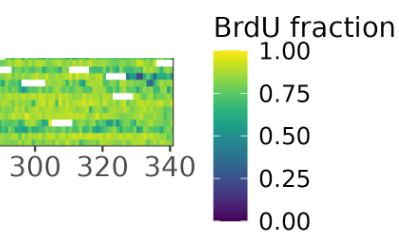
#> input picture fork_arrest_scripts/documentation/sample_heatmap.png, 399 x 240 px
$ python recolour_fork_schematic_to_viridis.py ../../documentation/sample_heatmap.png out.png
#> lines starting #> are read from the running program, lines starting #| are printed output that depends on the picture; after the words box and inside, x2 and y2 are one past the last pixel; in counts of white or black regions, pixels touching at a corner belong together
import numpy as np
from PIL import Image
import matplotlib.pyplot as plt
import os
import sys


# Script written with Google Gemini

def convert_png_red_to_viridis(input_png_path: str, output_png_path: str):
    """
    Reads a PNG image, converts red shades to the viridis colormap based on
    red intensity, and saves the result as a new PNG file.

    Args:
        input_png_path (str): The path to the input PNG file.
        output_png_path (str): The path where the output PNG will be saved.
    """
#> called with input_png_path = '../../documentation/sample_heatmap.png', output_png_path = 'out.png'
    # --- Viridis Colormap Preparation ---
    # Get the 'viridis' colormap from matplotlib.
    # We create a lookup table of 256 colors from the colormap.
    viridis_map = plt.get_cmap('viridis', 256)
    viridis_lookup = (viridis_map(np.linspace(0, 1, 256)) * 255).astype(np.uint8)

    try:
        # Open the input PNG file
        with Image.open(input_png_path) as img:
#> img is the input picture: PIL image 399x240 RGBA; mean R, G, B, A 218.2, 232.6, 211, 255
            print(f"Processing image '{input_png_path}'...")

            # Convert the image to RGBA mode to ensure we have an alpha channel
            rgba_image = img.convert('RGBA')

            # Convert the PIL Image into a NumPy array for fast processing.
            data = np.array(rgba_image)
            output_data = data.copy()

            # Create separate arrays for Red, Green, Blue, and Alpha channels
            r, g, b, a = data[:, :, 0], data[:, :, 1], data[:, :, 2], data[:, :, 3]
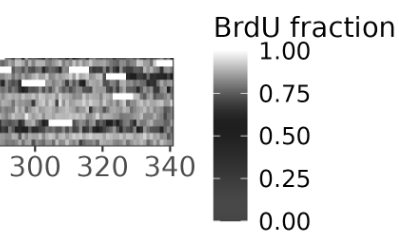
#> r: shape (240, 399); min 0, max 255, mean 218.2
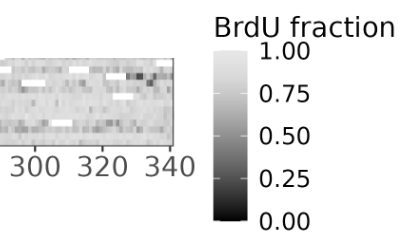
#> g: shape (240, 399); min 0, max 255, mean 232.6
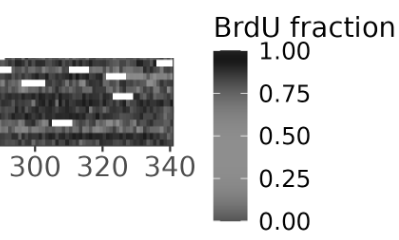
#> b: shape (240, 399); min 0, max 255, mean 211
#> a: shape (240, 399); every value is 255

            # Define the condition for a pixel to be considered a "red shade".
            # We also check that the pixel is not fully transparent.
            is_red_mask = (r > g) & (r > b) & (r > 50) & (a > 0)
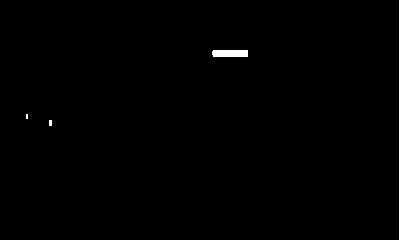
#> is_red_mask: shape (240, 399) bool; 0.29% white; 3 white regions (2 under 20 px), largest, box (x1, y1, x2, y2) and area: (212, 50, 248, 57) 249

            # --- Map Red Intensity to Viridis (Corrected Logic) ---
            # The original logic failed on gradients where the R channel is constant (e.g., 255).
            # To fix this, we calculate a "redness" metric that measures how much
            # the red channel dominates the green and blue channels.
            # Metric: Redness = R - max(G, B)
            # We use floating point numbers for the calculation to avoid data type issues.
            r_float = r.astype(np.float32)
            g_float = g.astype(np.float32)
            b_float = b.astype(np.float32)

            # Convert the blue obstacle into red
            is_blue_mask = (b > g) & (b > r) & (b > 250) & (a > 0)
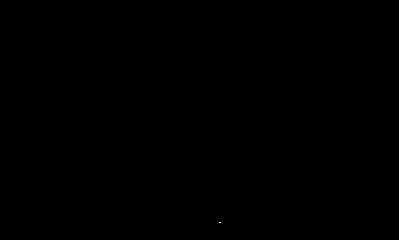
#> is_blue_mask: shape (240, 399) bool; 0% white in thin lines or dots, all inside (x1, y1, x2, y2) = (219, 222, 221, 223)
            output_data[is_blue_mask] = [255, 0, 0, 255]

            # Calculate the redness metric for all pixels in the image.
            redness = r_float - np.maximum(g_float, b_float)
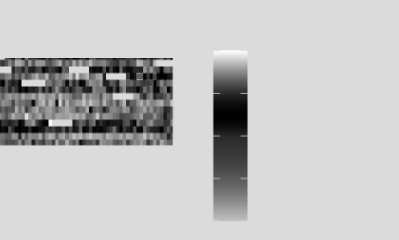
#> redness: shape (240, 399) float32; min -135, max 22, mean -16; drawn with min black and max white

            # Select the "redness" values only for the pixels that match our mask.
            redness_values_in_mask = redness[is_red_mask]
#> redness_values_in_mask = 277 values, max 22 at index 263, min 1 at index 35, mean 11

            if redness_values_in_mask.size > 0:
                # Normalize the collected redness values to span the full colormap (0-1).
                min_val = np.min(redness_values_in_mask)
#> min_val = 1
                max_val = np.max(redness_values_in_mask)
#> max_val = 22

                # Avoid division by zero if all the red shades have the same intensity.
                if max_val > min_val:
                    normalized_values = (redness_values_in_mask - min_val) / (max_val - min_val)
#> normalized_values = 277 values, max 1 at index 263, min 0 at index 35, mean 0.476
                else:
                    # If all values are the same, map them to the middle of the colormap.
                    normalized_values = np.full(redness_values_in_mask.shape, 0.5)

                # Scale the normalized values to get indices (0-255) for our lookup table.
                # We set this to 225 as we do not want the highest possible colours on the
                # viridis scale as we don't see 100% incorporation in our data.
                indices = (normalized_values * 255).astype(np.uint8)
#> indices = 277 values, max 255 at index 263, min 0 at index 35, mean 120.9
                indices = np.clip(indices, 0, 225)  # Ensure indices are within bounds
#> indices = 277 values, max 225 at index 44, min 0 at index 35, mean 120

                # Get the new colors from the viridis lookup table.
                new_colors = viridis_lookup[indices]
#> new_colors = 277 rows, first 6: [71, 18, 101, 255], [71, 18, 101, 255], [71, 18, 101, 255], [71, 18, 101, 255], [71, 18, 101, 255], [71, 18, 101, 255]

                # Preserve the original alpha values of the modified pixels.
                new_colors[:, 3] = a[is_red_mask]

                # Apply the new viridis colors to the output data array.
                output_data[is_red_mask] = new_colors
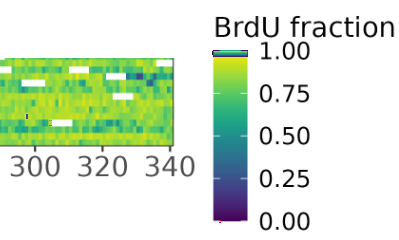
#> output_data: shape (240, 399, 4); mean R, G, B, A 217.7, 232.3, 211.1, 255

            # Convert the processed NumPy array back into a PIL Image.
            processed_image = Image.fromarray(output_data, 'RGBA')

            # --- Save the New PNG ---
            print(f"Saving new image to '{output_png_path}'...")
            processed_image.save(output_png_path, 'PNG')
            print("Done!")

    except FileNotFoundError:
        print(f"Error: The file '{input_png_path}' was not found.")
    except Exception as e:
        print(f"An unexpected error occurred: {e}")


def create_dummy_png(file_path, size=(200, 100)):
    """Creates a simple test PNG with a red gradient."""
    print(f"Creating a dummy PNG for testing at '{file_path}'...")
    # Create a gradient from light pink to pure red
    img = Image.new('RGBA', size, (255, 255, 255, 0))  # Transparent background
    pixels = img.load()

    for x in range(size[0]):
        # The G and B channels decrease as x increases, making the red purer.
        green_blue_val = 220 - int((x / size[0]) * 220)
        for y in range(size[1]):
            pixels[x, y] = (255, green_blue_val, green_blue_val, 255)

    img.save(file_path, 'PNG')
    print("Dummy PNG created.")


if __name__ == '__main__':
    # --- Configuration ---
    input_filename = sys.argv[1] if len(sys.argv) > 1 else ""
    output_filename = sys.argv[2] if len(sys.argv) > 2 else ""

    # if either input or output filename is not provided, error out
    if not input_filename or not output_filename:
        print("Usage: python recolour_fork_schematic_to_viridis.py <input_png> <output_png>")
        sys.exit(1)

    # --- Run the Conversion ---
    convert_png_red_to_viridis(input_filename, output_filename)
